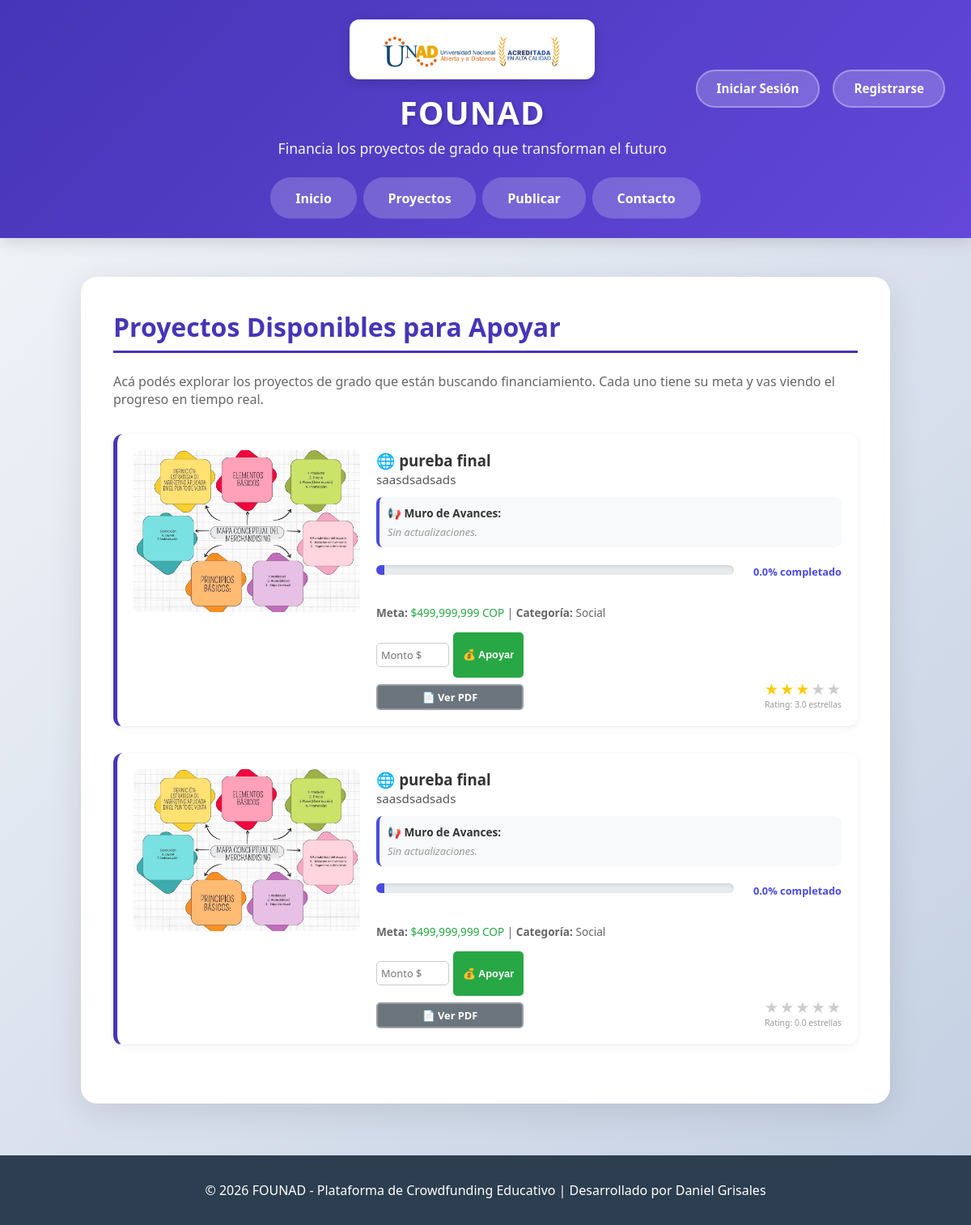
Screenshot of /proyectos with the database file from the repository.
### tables this page shows
CREATE TABLE proyectos (
                id INTEGER PRIMARY KEY AUTOINCREMENT, 
                nombre TEXT, 
                descripcion TEXT, 
                categoria TEXT, 
                meta REAL, 
                fecha_limite TEXT, 
                archivo_ruta TEXT, 
                imagen_ruta TEXT, 
                video_url TEXT, 
                id_usuario INTEGER,
                FOREIGN KEY (id_usuario) REFERENCES usuarios (id)
            );

### app.py (the view)
@app.route('/proyectos')
def proyectos():
    db = get_db_connection()
    query = '''
    SELECT p.*,
           u.nombre as nombre_usuario_creador,
           (SELECT IFNULL(SUM(monto), 0) FROM donaciones WHERE id_proyecto = p.id) as acumulado,
           (SELECT IFNULL(AVG(estrellas), 0) FROM calificaciones WHERE id_proyecto = p.id) as promedio_estrellas
    FROM proyectos p
    LEFT JOIN usuarios u ON p.id_usuario = u.id
    ORDER BY p.id DESC
    '''
    proyectos_data = db.execute(query).fetchall()
    lista_final = []
    for p in proyectos_data:
        proyecto_dict = dict(p)
        avances = db.execute('''
            SELECT mensaje, fecha
            FROM avances
            WHERE id_proyecto = ?
            ORDER BY fecha DESC
        ''', (p['id'],)).fetchall()
        proyecto_dict['lista_avances'] = avances
        lista_final.append(proyecto_dict)
    db.close()
    return render_template('proyectos.html', proyectos=lista_final)

### app.py (called while the page is built)
def get_db_connection():
    conexion = sqlite3.connect('founad.db')
    conexion.row_factory = sqlite3.Row
    return conexion

### templates/proyectos.html (shortened to what this page needs)
<!DOCTYPE html>
<html lang="es">
<head>
    <link rel="stylesheet" href="{{ url_for('static', filename='css/founad.css') }}">
</head>
<body>
    <header>
        <div class="header-content">
            <div class="title-container">
                <div class="logo-container">
                    <img src="{{ url_for('static', filename='img/logo-universidad.png') }}" alt="Logo Universidad">
                </div>
                <h1>FOUNAD</h1>
                <p>Financia los proyectos de grado que transforman el futuro</p>
            </div>
            <div class="user-actions">
                {% if session.usuario %}
                    <span class="btn-user">Hola, {{ session.usuario }}</span>
                    <a href="/logout" class="btn-user">Cerrar sesión</a>
                {% else %}
                    <a href="/login" class="btn-user">Iniciar Sesión</a>
                    <a href="/registro" class="btn-user">Registrarse</a>
                {% endif %}
            </div>
        </div>
        <nav class="navbar">
            <div class="nav-links">
                <a href="/">Inicio</a>
                <a href="/proyectos">Proyectos</a>
                <a href="/sube">Publicar</a>
                <a href="/contacto">Contacto</a>
            </div>
        </nav>
    </header>
    <div class="container">
        <h2>Proyectos Disponibles para Apoyar</h2>
        <p style="color: #666; margin-bottom: 2rem">
            Acá podés explorar los proyectos de grado que están buscando financiamiento. Cada uno tiene su meta y vas viendo el progreso en tiempo real.
        </p>
        <ul class="project-list" style="list-style: none; padding: 0;">
            {% for proyecto in proyectos %}
            <li style="display: flex; gap: 20px; align-items: stretch; margin-bottom: 2rem; border-bottom: 1px solid #eee; padding-bottom: 1.5rem; background: #fff; padding: 20px; border-radius: 12px; box-shadow: 0 2px 10px rgba(0,0,0,0.05);">
                <div class="project-image" style="flex: 1; max-width: 280px;">
                    <img src="{{ url_for('static', filename='uploads/' + proyecto['imagen_ruta']) }}"
                         alt="{{ proyecto['nombre'] }}"
                         style="width: 100%; border-radius: 8px; height: 200px; object-fit: cover;">
                </div>
                <div class="project-info" style="flex: 2; display: flex; flex-direction: column; justify-content: space-between;">
                    <div>
                        <h3 style="margin-top: 0; color: #333;">🌐 {{ proyecto['nombre'] }}</h3>
                        <p style="color: #555; line-height: 1.5; font-size: 0.95rem;">{{ proyecto['descripcion'] }}</p>
                        <div style="background: #f8f9fa; padding: 10px; border-radius: 8px; margin-top: 10px; border-left: 4px solid #4a4ae1;">
                            <h4 style="margin: 0 0 5px 0; font-size: 0.85rem; color: #333;">📢 Muro de Avances:</h4>
                            <div style="max-height: 80px; overflow-y: auto;">
                                {% if proyecto['lista_avances'] %}
                                    {% for avance in proyecto['lista_avances'] %}
                                        <p style="font-size: 0.8rem; color: #444; margin: 0;">- {{ avance['mensaje'] }}</p>
                                    {% endfor %}
                                {% else %}
                                    <p style="font-size: 0.8rem; color: #999; font-style: italic; margin: 0;">Sin actualizaciones.</p>
                                {% endif %}
                            </div>
                        </div>
                        <div class="progress-section" style="margin-top: 1rem">
                            <div class="progress-bar" style="background: #e9ecef; border-radius: 10px; height: 12px; position: relative; overflow: hidden;">
                                {% set porcentaje = (proyecto['acumulado'] / proyecto['meta'] * 100) if proyecto['meta'] > 0 else 0 %}
                                <div class="progress" style="width: {{ porcentaje }}%; background: #4a4ae1; height: 100%; transition: width 0.5s ease-in-out;"></div>
                            </div>
                            <p style="font-size: 0.8rem; margin-top: 5px; color: #4a4ae1; font-weight: bold;">
                                {{ "{:.1f}".format(porcentaje) }}% completado
                            </p>
                        </div>
                        <p style="margin-top: 0.8rem; font-size: 0.85rem; color: #666;">
                            <strong>Meta:</strong> <span style="color: #28a745;">${{ "{:,.0f}".format(proyecto['meta']) }} COP</span> |
                            <strong>Categoría:</strong> {{ proyecto['categoria']|capitalize }}
                        </p>
                    </div>
                    <div style="display: flex; justify-content: space-between; align-items: flex-end; margin-top: 15px;">
                        <div style="display: flex; flex-direction: column; gap: 8px;">
                            <form action="/donar/{{ proyecto['id'] }}" method="POST" style="display: flex; gap: 5px;">
                                <input type="number" name="monto" placeholder="Monto $" required
                                       style="width: 90px; padding: 5px; border-radius: 5px; border: 1px solid #ccc; font-size: 0.8rem;">
                                <button type="submit" class="btn-user" style="background: #28a745; border: none; padding: 5px 12px; font-size: 0.8rem; cursor: pointer; color: white; border-radius: 5px;">💰 Apoyar</button>
                            </form>
                            <a href="{{ url_for('static', filename='uploads/' + proyecto['archivo_ruta']) }}" target="_blank" class="btn-user" style="text-decoration: none; padding: 5px 12px; font-size: 0.8rem; border-radius: 5px; text-align: center; background: #6c757d; color: white;">📄 Ver PDF</a>
                        </div>
                        <div style="text-align: right;">
    <form action="/calificar/{{ proyecto['id'] }}" method="POST" style="display: flex; flex-direction: row-reverse; justify-content: flex-end; gap: 2px;">
        {% for i in range(5, 0, -1) %}
        <button type="submit" name="estrellas" value="{{ i }}" style="background: none; border: none; cursor: pointer; color: {% if proyecto['promedio_estrellas'] >= i %}#ffca08{% else %}#ccc{% endif %}; font-size: 1.2rem;">★</button>
        {% endfor %}
    </form>
    <div style="font-size: 0.65rem; color: #999;">Rating: {{ "{:.1f}".format(proyecto['promedio_estrellas']) }} estrellas</div>
</div>
                </div>
            </li>
            {% endfor %}
        </ul>
    </div>
    <footer>
        &copy; 2026 FOUNAD - Plataforma de Crowdfunding Educativo | Desarrollado por Daniel Grisales
    </footer>
</body>
</html>

### static/css/founad.css (style rules this page uses)
* { margin: 0; padding: 0; box-sizing: border-box; }
body { font-family: "Segoe UI", "Arial", sans-serif; background: linear-gradient(135deg, #f5f7fa 0%, #c3cfe2 100%); min-height: 100vh; color: #333; }
header { background: linear-gradient(135deg, #4635b7 0%, #6247d9 100%); color: white; padding: 1.5rem 2rem; box-shadow: 0 4px 20px rgba(0, 0, 0, 0.15); }
.header-content { max-width: 1400px; margin: 0 auto; display: flex; align-items: center; justify-content: space-between; }
.title-container { flex: 2; display: flex; flex-direction: column; align-items: center; text-align: center; }
.logo-container { background: white; padding: 0.6rem 1.2rem; border-radius: 12px; box-shadow: 0 4px 15px rgba(0, 0, 0, 0.15); margin-bottom: 0.8rem; display: inline-block; }
.logo-container img { height: 55px; width: auto; display: block; }
.title-container h1 { font-size: 2.5rem; font-weight: 700; margin-bottom: 0.3rem; letter-spacing: 1px; text-shadow: 2px 2px 4px rgba(0, 0, 0, 0.2); }
.title-container p { font-size: 1.1rem; opacity: 0.95; font-weight: 300; }
.user-actions { flex: 1; display: flex; justify-content: flex-end; align-items: center; gap: 1rem; }
.btn-user { background: rgba(255, 255, 255, 0.2); color: white; text-decoration: none; padding: 0.7rem 1.5rem; border-radius: 25px; font-weight: 600; font-size: 0.95rem; transition: all 0.3s ease; border: 2px solid rgba(255, 255, 255, 0.3); white-space: nowrap; }
.navbar { max-width: 1400px; margin: 1.5rem auto 0; }
.nav-links { display: flex; justify-content: center; gap: 0.5rem; flex-wrap: wrap; }
.navbar a { background: rgba(255, 255, 255, 0.2); color: white; text-decoration: none; padding: 0.8rem 1.8rem; border-radius: 25px; font-weight: 600; font-size: 1rem; transition: all 0.3s ease; border: 2px solid transparent; }
.container { max-width: 1000px; margin: 3rem auto; background: white; padding: 2.5rem; border-radius: 20px; box-shadow: 0 10px 40px rgba(0, 0, 0, 0.1); animation: fadeIn 0.6s ease; }
.container h2 { color: #4635b7; font-size: 2rem; margin-bottom: 1.5rem; border-bottom: 3px solid #4635b7; padding-bottom: 0.5rem; }
.progress-section { display: flex; align-items: center; gap: 1.5rem; margin: 2rem 0; }
.progress-bar { flex: 1; background-color: #e8ecf1; border-radius: 50px; height: 28px; overflow: hidden; box-shadow: inset 0 2px 4px rgba(0, 0, 0, 0.1); }
.progress { background: linear-gradient(90deg, #4635b7 0%, #6247d9 100%); height: 100%; width: 30%; transition: width 0.8s ease; display: flex; align-items: center; justify-content: flex-end; padding-right: 10px; color: white; font-size: 0.9rem; }
input, textarea, select { width: 100%; padding: 1rem; margin: 0.8rem 0; border-radius: 10px; border: 2px solid #e0e0e0; font-family: inherit; }
.project-list li { background: white; margin-bottom: 1.5rem; padding: 1.8rem; border-radius: 15px; border-left: 5px solid #4635b7; box-shadow: 0 4px 15px rgba(0, 0, 0, 0.08); transition: 0.3s; }
footer { text-align: center; padding: 2rem; background: #2c3e50; color: white; margin-top: 4rem; }

### rows the page displays
proyectos: imagen_ruta (picture), nombre "pureba final", descripcion "saasdsadsads", porcentaje "0.0", meta "499,999,999", categoria "Social", {{ i }} 5 (drawn), {{ i }} 4 (drawn), {{ i }} 3 (drawn), {{ i }} 2 (drawn), {{ i }} 1 (drawn), promedio_estrellas "3.0"
proyectos: imagen_ruta (picture), nombre "pureba final", descripcion "saasdsadsads", porcentaje "0.0", meta "499,999,999", categoria "Social", {{ i }} 5 (drawn), {{ i }} 4 (drawn), {{ i }} 3 (drawn), {{ i }} 2 (drawn), {{ i }} 1 (drawn), promedio_estrellas "0.0"
